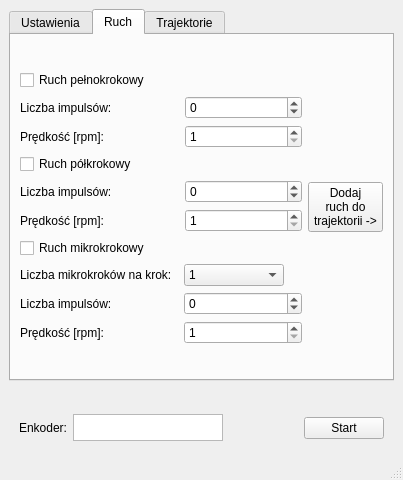
<?xml version="1.0" encoding="UTF-8"?>
<ui version="4.0">
 <class>MainWindow</class>
 <widget class="QMainWindow" name="MainWindow">
  <property name="geometry">
   <rect>
    <x>0</x>
    <y>0</y>
    <width>403</width>
    <height>480</height>
   </rect>
  </property>
  <property name="windowTitle">
   <string>Sterownik silnika krokowego</string>
  </property>
  <widget class="QWidget" name="centralwidget">
   <layout class="QVBoxLayout" name="verticalLayout_3">
    <item>
     <widget class="QTabWidget" name="mainTabWidget">
      <property name="layoutDirection">
       <enum>Qt::LeftToRight</enum>
      </property>
      <property name="tabPosition">
       <enum>QTabWidget::North</enum>
      </property>
      <property name="currentIndex">
       <number>1</number>
      </property>
      <widget class="QWidget" name="tabSettings">
       <attribute name="icon">
        <iconset>
         <normaloff>gear.ico</normaloff>gear.ico</iconset>
       </attribute>
       <attribute name="title">
        <string>Ustawienia</string>
       </attribute>
       <layout class="QVBoxLayout" name="verticalLayout_6">
        <item>
         <layout class="QVBoxLayout" name="verticalLayout_7">
          <property name="sizeConstraint">
           <enum>QLayout::SetDefaultConstraint</enum>
          </property>
          <property name="topMargin">
           <number>0</number>
          </property>
          <property name="bottomMargin">
           <number>0</number>
          </property>
          <item>
           <layout class="QFormLayout" name="formLayout_6">
            <property name="sizeConstraint">
             <enum>QLayout::SetDefaultConstraint</enum>
            </property>
            <property name="topMargin">
             <number>0</number>
            </property>
            <property name="bottomMargin">
             <number>0</number>
            </property>
            <item row="3" column="1">
             <widget class="QPlainTextEdit" name="plainTextEditStepsPR">
              <property name="maximumSize">
               <size>
                <width>200</width>
                <height>27</height>
               </size>
              </property>
             </widget>
            </item>
            <item row="3" column="0">
             <widget class="QLabel" name="label_2">
              <property name="text">
               <string>Ilość kroków na obrót silnika:</string>
              </property>
             </widget>
            </item>
            <item row="2" column="1">
             <widget class="QPushButton" name="buttonRefreshPorts">
              <property name="maximumSize">
               <size>
                <width>200</width>
                <height>16777215</height>
               </size>
              </property>
              <property name="text">
               <string>Odśwież porty</string>
              </property>
             </widget>
            </item>
            <item row="1" column="1">
             <widget class="QComboBox" name="comboBoxPortSelection">
              <property name="minimumSize">
               <size>
                <width>200</width>
                <height>0</height>
               </size>
              </property>
              <property name="maximumSize">
               <size>
                <width>200</width>
                <height>16777215</height>
               </size>
              </property>
             </widget>
            </item>
            <item row="1" column="0">
             <widget class="QLabel" name="label">
              <property name="text">
               <string>COM port:</string>
              </property>
             </widget>
            </item>
           </layout>
          </item>
          <item>
           <layout class="QHBoxLayout" name="horizontalLayout">
            <property name="topMargin">
             <number>0</number>
            </property>
            <item>
             <spacer name="horizontalSpacer_2">
              <property name="orientation">
               <enum>Qt::Horizontal</enum>
              </property>
              <property name="sizeHint" stdset="0">
               <size>
                <width>40</width>
                <height>20</height>
               </size>
              </property>
             </spacer>
            </item>
            <item>
             <widget class="QWidget" name="widgetReset" native="true">
              <layout class="QHBoxLayout" name="horizontalLayout_2">
               <property name="leftMargin">
                <number>0</number>
               </property>
               <property name="topMargin">
                <number>0</number>
               </property>
               <property name="rightMargin">
                <number>0</number>
               </property>
               <property name="bottomMargin">
                <number>0</number>
               </property>
               <item>
                <widget class="QPushButton" name="buttonReset">
                 <property name="text">
                  <string>Resetuj Arduino</string>
                 </property>
                </widget>
               </item>
              </layout>
             </widget>
            </item>
            <item>
             <widget class="QPushButton" name="buttonConfirmSettings">
              <property name="maximumSize">
               <size>
                <width>150</width>
                <height>16777215</height>
               </size>
              </property>
              <property name="text">
               <string>Połącz</string>
              </property>
             </widget>
            </item>
           </layout>
          </item>
          <item>
           <layout class="QFormLayout" name="formLayout">
            <property name="topMargin">
             <number>0</number>
            </property>
            <item row="0" column="0">
             <widget class="QCheckBox" name="checkBoxEncoder">
              <property name="text">
               <string>Enkoder</string>
              </property>
             </widget>
            </item>
           </layout>
          </item>
          <item>
           <widget class="QWidget" name="widgetEncoder" native="true">
            <layout class="QFormLayout" name="layoutEncoder">
             <property name="horizontalSpacing">
              <number>30</number>
             </property>
             <property name="leftMargin">
              <number>0</number>
             </property>
             <property name="topMargin">
              <number>0</number>
             </property>
             <property name="rightMargin">
              <number>0</number>
             </property>
             <property name="bottomMargin">
              <number>0</number>
             </property>
             <item row="1" column="0">
              <widget class="QCheckBox" name="checkBoxEncoderZ">
               <property name="layoutDirection">
                <enum>Qt::LeftToRight</enum>
               </property>
               <property name="text">
                <string>kanał Z</string>
               </property>
              </widget>
             </item>
             <item row="2" column="0">
              <widget class="QLabel" name="label_30">
               <property name="text">
                <string>Ilość impulsów na obrót:</string>
               </property>
              </widget>
             </item>
             <item row="2" column="1">
              <widget class="QPlainTextEdit" name="plainTextEditEncoderPulsesPR">
               <property name="maximumSize">
                <size>
                 <width>200</width>
                 <height>27</height>
                </size>
               </property>
              </widget>
             </item>
             <item row="3" column="1">
              <layout class="QHBoxLayout" name="horizontalLayout_8">
               <property name="topMargin">
                <number>0</number>
               </property>
               <item>
                <spacer name="horizontalSpacer_4">
                 <property name="orientation">
                  <enum>Qt::Horizontal</enum>
                 </property>
                 <property name="sizeHint" stdset="0">
                  <size>
                   <width>40</width>
                   <height>20</height>
                  </size>
                 </property>
                </spacer>
               </item>
               <item>
                <widget class="QPushButton" name="buttonEncoderImpulses">
                 <property name="maximumSize">
                  <size>
                   <width>100</width>
                   <height>16777215</height>
                  </size>
                 </property>
                 <property name="text">
                  <string>Zatwierdź</string>
                 </property>
                </widget>
               </item>
              </layout>
             </item>
            </layout>
           </widget>
          </item>
          <item>
           <spacer name="verticalSpacer_2">
            <property name="orientation">
             <enum>Qt::Vertical</enum>
            </property>
            <property name="sizeHint" stdset="0">
             <size>
              <width>20</width>
              <height>40</height>
             </size>
            </property>
           </spacer>
          </item>
         </layout>
        </item>
        <item>
         <spacer name="verticalSpacer">
          <property name="orientation">
           <enum>Qt::Vertical</enum>
          </property>
          <property name="sizeHint" stdset="0">
           <size>
            <width>20</width>
            <height>40</height>
           </size>
          </property>
         </spacer>
        </item>
        <item>
         <widget class="QLabel" name="label_11">
          <property name="text">
           <string>Michał Fudała, AGH 2022</string>
          </property>
         </widget>
        </item>
       </layout>
      </widget>
      <widget class="QWidget" name="tabMovement">
       <attribute name="icon">
        <iconset>
         <normaloff>forward.ico</normaloff>forward.ico</iconset>
       </attribute>
       <attribute name="title">
        <string>Ruch</string>
       </attribute>
       <layout class="QVBoxLayout" name="verticalLayout_2">
        <item>
         <layout class="QHBoxLayout" name="horizontalLayout_3">
          <property name="topMargin">
           <number>0</number>
          </property>
          <item>
           <layout class="QVBoxLayout" name="verticalLayout">
            <property name="topMargin">
             <number>0</number>
            </property>
            <item>
             <widget class="QCheckBox" name="checkBoxFullStep">
              <property name="text">
               <string>Ruch pełnokrokowy</string>
              </property>
             </widget>
            </item>
            <item>
             <layout class="QFormLayout" name="formLayout_2">
              <property name="formAlignment">
               <set>Qt::AlignLeading|Qt::AlignLeft|Qt::AlignTop</set>
              </property>
              <property name="horizontalSpacing">
               <number>73</number>
              </property>
              <item row="0" column="0">
               <widget class="QLabel" name="label_3">
                <property name="text">
                 <string>Liczba impulsów:</string>
                </property>
               </widget>
              </item>
              <item row="0" column="1">
               <widget class="QSpinBox" name="spinBoxStepsFull">
                <property name="maximumSize">
                 <size>
                  <width>200</width>
                  <height>16777215</height>
                 </size>
                </property>
                <property name="minimum">
                 <number>-100000</number>
                </property>
                <property name="maximum">
                 <number>100000</number>
                </property>
               </widget>
              </item>
              <item row="1" column="0">
               <widget class="QLabel" name="label_4">
                <property name="text">
                 <string>Prędkość [rpm]:</string>
                </property>
               </widget>
              </item>
              <item row="1" column="1">
               <widget class="QSpinBox" name="spinBoxSpeedFull">
                <property name="maximumSize">
                 <size>
                  <width>200</width>
                  <height>16777215</height>
                 </size>
                </property>
                <property name="minimum">
                 <number>1</number>
                </property>
                <property name="maximum">
                 <number>100000</number>
                </property>
               </widget>
              </item>
             </layout>
            </item>
            <item>
             <widget class="QCheckBox" name="checkBoxHalfStep">
              <property name="text">
               <string>Ruch półkrokowy</string>
              </property>
             </widget>
            </item>
            <item>
             <layout class="QFormLayout" name="formLayout_3">
              <property name="horizontalSpacing">
               <number>73</number>
              </property>
              <item row="2" column="1">
               <widget class="QSpinBox" name="spinBoxStepsHalf">
                <property name="maximumSize">
                 <size>
                  <width>200</width>
                  <height>16777215</height>
                 </size>
                </property>
                <property name="minimum">
                 <number>-100000</number>
                </property>
                <property name="maximum">
                 <number>100000</number>
                </property>
               </widget>
              </item>
              <item row="3" column="0">
               <widget class="QLabel" name="label_6">
                <property name="text">
                 <string>Prędkość [rpm]:</string>
                </property>
               </widget>
              </item>
              <item row="3" column="1">
               <widget class="QSpinBox" name="spinBoxSpeedHalf">
                <property name="maximumSize">
                 <size>
                  <width>200</width>
                  <height>16777215</height>
                 </size>
                </property>
                <property name="minimum">
                 <number>1</number>
                </property>
                <property name="maximum">
                 <number>100000</number>
                </property>
               </widget>
              </item>
              <item row="2" column="0">
               <widget class="QLabel" name="label_5">
                <property name="text">
                 <string>Liczba impulsów:</string>
                </property>
               </widget>
              </item>
             </layout>
            </item>
            <item>
             <widget class="QCheckBox" name="checkBoxMicroStep">
              <property name="text">
               <string>Ruch mikrokrokowy</string>
              </property>
             </widget>
            </item>
            <item>
             <layout class="QFormLayout" name="formLayout_4">
              <property name="horizontalSpacing">
               <number>12</number>
              </property>
              <item row="0" column="0">
               <widget class="QLabel" name="label_7">
                <property name="text">
                 <string>Liczba mikrokroków na krok:</string>
                </property>
               </widget>
              </item>
              <item row="0" column="1">
               <widget class="QComboBox" name="comboBoxMicroScaler">
                <property name="maximumSize">
                 <size>
                  <width>100</width>
                  <height>16777215</height>
                 </size>
                </property>
                <item>
                 <property name="text">
                  <string>1</string>
                 </property>
                </item>
                <item>
                 <property name="text">
                  <string>2</string>
                 </property>
                </item>
                <item>
                 <property name="text">
                  <string>4</string>
                 </property>
                </item>
                <item>
                 <property name="text">
                  <string>8</string>
                 </property>
                </item>
                <item>
                 <property name="text">
                  <string>16</string>
                 </property>
                </item>
                <item>
                 <property name="text">
                  <string>32</string>
                 </property>
                </item>
                <item>
                 <property name="text">
                  <string>64</string>
                 </property>
                </item>
                <item>
                 <property name="text">
                  <string>128</string>
                 </property>
                </item>
                <item>
                 <property name="text">
                  <string>256</string>
                 </property>
                </item>
                <item>
                 <property name="text">
                  <string>512</string>
                 </property>
                </item>
                <item>
                 <property name="text">
                  <string>1024</string>
                 </property>
                </item>
               </widget>
              </item>
              <item row="1" column="0">
               <widget class="QLabel" name="label_8">
                <property name="text">
                 <string>Liczba impulsów:</string>
                </property>
               </widget>
              </item>
              <item row="1" column="1">
               <widget class="QSpinBox" name="spinBoxStepsMicro">
                <property name="maximumSize">
                 <size>
                  <width>200</width>
                  <height>16777215</height>
                 </size>
                </property>
                <property name="minimum">
                 <number>-100000</number>
                </property>
                <property name="maximum">
                 <number>100000</number>
                </property>
               </widget>
              </item>
              <item row="2" column="0">
               <widget class="QLabel" name="label_9">
                <property name="text">
                 <string>Prędkość [rpm]:</string>
                </property>
               </widget>
              </item>
              <item row="2" column="1">
               <widget class="QSpinBox" name="spinBoxSpeedMicro">
                <property name="maximumSize">
                 <size>
                  <width>200</width>
                  <height>16777215</height>
                 </size>
                </property>
                <property name="minimum">
                 <number>1</number>
                </property>
                <property name="maximum">
                 <number>100000</number>
                </property>
               </widget>
              </item>
             </layout>
            </item>
           </layout>
          </item>
          <item>
           <widget class="QPushButton" name="buttonAddMovement">
            <property name="minimumSize">
             <size>
              <width>0</width>
              <height>50</height>
             </size>
            </property>
            <property name="maximumSize">
             <size>
              <width>75</width>
              <height>16777215</height>
             </size>
            </property>
            <property name="text">
             <string>Dodaj 
ruch do 
trajektorii -&gt;</string>
            </property>
           </widget>
          </item>
         </layout>
        </item>
       </layout>
      </widget>
      <widget class="QWidget" name="tabTrajectories">
       <attribute name="icon">
        <iconset>
         <normaloff>forward2.ico</normaloff>forward2.ico</iconset>
       </attribute>
       <attribute name="title">
        <string>Trajektorie</string>
       </attribute>
       <layout class="QVBoxLayout" name="verticalLayout_4">
        <item>
         <widget class="QTableWidget" name="tableWidgetTrajectories">
          <property name="showGrid">
           <bool>true</bool>
          </property>
          <property name="columnCount">
           <number>4</number>
          </property>
          <column>
           <property name="text">
            <string>Typ ruchu</string>
           </property>
          </column>
          <column>
           <property name="text">
            <string>Skaler</string>
           </property>
          </column>
          <column>
           <property name="text">
            <string>Liczba kroków</string>
           </property>
          </column>
          <column>
           <property name="text">
            <string>Prędkość</string>
           </property>
          </column>
         </widget>
        </item>
        <item>
         <layout class="QHBoxLayout" name="horizontalLayout_5">
          <property name="leftMargin">
           <number>0</number>
          </property>
          <property name="topMargin">
           <number>0</number>
          </property>
          <item>
           <spacer name="horizontalSpacer_3">
            <property name="orientation">
             <enum>Qt::Horizontal</enum>
            </property>
            <property name="sizeHint" stdset="0">
             <size>
              <width>40</width>
              <height>20</height>
             </size>
            </property>
           </spacer>
          </item>
          <item>
           <widget class="QPushButton" name="buttonClearTrajectories">
            <property name="maximumSize">
             <size>
              <width>120</width>
              <height>16777215</height>
             </size>
            </property>
            <property name="text">
             <string>Wyczyść trajektorię</string>
            </property>
           </widget>
          </item>
         </layout>
        </item>
       </layout>
      </widget>
     </widget>
    </item>
    <item>
     <widget class="QWidget" name="widgetButtons" native="true">
      <layout class="QHBoxLayout" name="buttonBox">
       <property name="leftMargin">
        <number>10</number>
       </property>
       <property name="topMargin">
        <number>20</number>
       </property>
       <property name="rightMargin">
        <number>10</number>
       </property>
       <property name="bottomMargin">
        <number>0</number>
       </property>
       <item>
        <widget class="QWidget" name="widgetEncoderShowcase" native="true">
         <layout class="QHBoxLayout" name="horizontalLayout_4">
          <property name="leftMargin">
           <number>0</number>
          </property>
          <property name="topMargin">
           <number>0</number>
          </property>
          <property name="rightMargin">
           <number>0</number>
          </property>
          <property name="bottomMargin">
           <number>0</number>
          </property>
          <item>
           <widget class="QLabel" name="label_10">
            <property name="text">
             <string>Enkoder:</string>
            </property>
           </widget>
          </item>
          <item>
           <widget class="QPlainTextEdit" name="plainTextEditEncoder">
            <property name="maximumSize">
             <size>
              <width>150</width>
              <height>27</height>
             </size>
            </property>
            <property name="readOnly">
             <bool>true</bool>
            </property>
           </widget>
          </item>
         </layout>
        </widget>
       </item>
       <item>
        <spacer name="horizontalSpacer">
         <property name="orientation">
          <enum>Qt::Horizontal</enum>
         </property>
         <property name="sizeHint" stdset="0">
          <size>
           <width>40</width>
           <height>20</height>
          </size>
         </property>
        </spacer>
       </item>
       <item>
        <widget class="QPushButton" name="startButton">
         <property name="maximumSize">
          <size>
           <width>100</width>
           <height>16777215</height>
          </size>
         </property>
         <property name="text">
          <string>Start</string>
         </property>
        </widget>
       </item>
      </layout>
     </widget>
    </item>
   </layout>
  </widget>
  <widget class="QMenuBar" name="menubar">
   <property name="geometry">
    <rect>
     <x>0</x>
     <y>0</y>
     <width>403</width>
     <height>21</height>
    </rect>
   </property>
  </widget>
  <widget class="QStatusBar" name="statusbar"/>
 </widget>
 <resources/>
 <connections/>
</ui>
